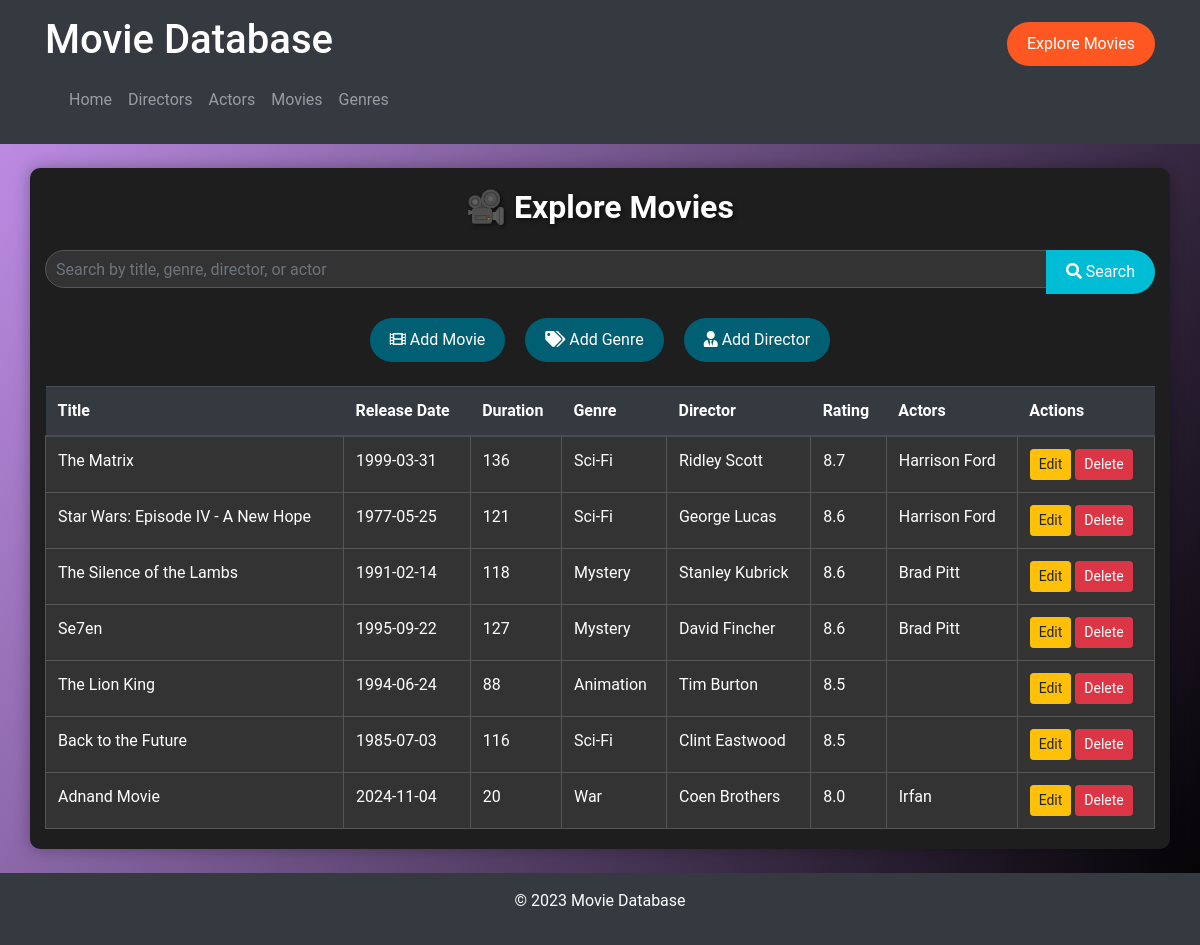
The app's page /movies.php with its own data.
### tables this page shows
CREATE TABLE `movies` (
  `movie_id` int NOT NULL,
  `title` varchar(100) NOT NULL,
  `release_date` date DEFAULT NULL,
  `duration` int DEFAULT NULL,
  `genre_id` int DEFAULT NULL,
  `director_id` int DEFAULT NULL,
  `rating` decimal(3,1) DEFAULT NULL
);

CREATE TABLE `genres` (
  `genre_id` int NOT NULL,
  `genre_name` varchar(50) NOT NULL
);

CREATE TABLE `directors` (
  `director_id` int NOT NULL,
  `name` varchar(100) NOT NULL,
  `birthdate` date DEFAULT NULL
);

### movies.php (the view, shortened to what this page needs)
<?php
require_once 'db.php';
include 'header.php';
if (isset($_GET['search'])) {
    $search = $_GET['search'];
    $search = "%$search%";
    $sql = "SELECT m.movie_id, m.title, m.release_date, m.duration, g.genre_name, d.name as director_name, m.rating, GROUP_CONCAT(a.name SEPARATOR ', ') as actors
            FROM Movies m
            JOIN Genres g ON m.genre_id = g.genre_id
            JOIN Directors d ON m.director_id = d.director_id
            LEFT JOIN MovieActors ma ON m.movie_id = ma.movie_id
            LEFT JOIN Actors a ON ma.actor_id = a.actor_id
            WHERE m.title LIKE ? OR g.genre_name LIKE ? OR d.name LIKE ? OR a.name LIKE ?
            GROUP BY m.movie_id";
    $stmt = $link->prepare($sql);
    $stmt->bind_param("ssss", $search, $search, $search, $search);
    $stmt->execute();
    $result = $stmt->get_result();
    $movies = $result->fetch_all(MYSQLI_ASSOC);
    $stmt->close();
} else {
    $sql = "SELECT m.movie_id, m.title, m.release_date, m.duration, g.genre_name, d.name as director_name, m.rating, GROUP_CONCAT(a.name SEPARATOR ', ') as actors
            FROM Movies m
            JOIN Genres g ON m.genre_id = g.genre_id
            JOIN Directors d ON m.director_id = d.director_id
            LEFT JOIN MovieActors ma ON m.movie_id = ma.movie_id
            LEFT JOIN Actors a ON ma.actor_id = a.actor_id
            GROUP BY m.movie_id";
    $result = $link->query($sql);
    $movies = $result->fetch_all(MYSQLI_ASSOC);
}
?>
<main class="container mt-4">
    <h2 class="text-center mb-4">🎥 Explore Movies</h2>
    <form method="get" action="index.php" class="mb-4">
        <div class="input-group">
            <input type="text" class="form-control" name="search" placeholder="Search by title, genre, director, or actor" value="<?= htmlspecialchars($_GET['search'] ?? '', ENT_QUOTES) ?>">
            <div class="input-group-append">
                <button class="btn btn-primary" type="submit"><i class="fas fa-search"></i> Search</button>
            </div>
        </div>
    </form>
    <div class="add-buttons mb-4">
        <a href="add_movie.php" class="btn btn-primary"><i class="fas fa-film"></i> Add Movie</a>
        <a href="add_genre.php" class="btn btn-secondary"><i class="fas fa-tags"></i> Add Genre</a>
        <a href="add_director.php" class="btn btn-secondary"><i class="fas fa-user-tie"></i> Add Director</a>
    </div>
    <div>
        <div class="table-responsive">
            <table class="table table-striped table-hover">
                <thead class="thead-dark">
                    <tr>
                        <th>Title</th>
                        <th>Release Date</th>
                        <th>Duration</th>
                        <th>Genre</th>
                        <th>Director</th>
                        <th>Rating</th>
                        <th>Actors</th>
                        <th>Actions</th>
                    </tr>
                </thead>
                <tbody>
                    <?php if (!empty($movies)): ?>
                        <?php foreach ($movies as $movie): ?>
                            <tr>
                                <td><?= htmlspecialchars($movie['title'], ENT_QUOTES) ?></td>
                                <td><?= htmlspecialchars($movie['release_date'], ENT_QUOTES) ?></td>
                                <td><?= htmlspecialchars($movie['duration'], ENT_QUOTES) ?></td>
                                <td><?= htmlspecialchars($movie['genre_name'], ENT_QUOTES) ?></td>
                                <td><?= htmlspecialchars($movie['director_name'], ENT_QUOTES) ?></td>
                                <td><?= htmlspecialchars($movie['rating'], ENT_QUOTES) ?></td>
                                <td><?= htmlspecialchars($movie['actors'], ENT_QUOTES) ?></td>
                                <td>
                                    <a href="edit_movie.php?id=<?= $movie['movie_id'] ?>" class="btn btn-warning btn-sm">Edit</a>
                                    <a href="delete_movie.php?id=<?= $movie['movie_id'] ?>" class="btn btn-danger btn-sm" onclick="return confirm('Are you sure you want to delete this movie?');">Delete</a>
                                </td>
                            </tr>
                        <?php endforeach; ?>
                    <?php endif; ?>
                </tbody>
            </table>
        </div>
    </div>
</main>
<?php
include 'footer.php';
?>

### styles.css (style rules this page uses)
body { font-family: 'Roboto', sans-serif; background: #121212; color: #ffffff; margin: 0; padding: 0; }
h2 { color: #00bcd4; text-align: center; font-weight: bold; margin-bottom: 20px; text-shadow: 1px 1px 5px rgba(0, 188, 212, 0.7); }
main { background: #1e1e1e; padding: 20px; border-radius: 10px; box-shadow: 0 0 15px rgba(0, 0, 0, 0.3); }
.input-group .form-control { background: #333; color: #fff; border: 1px solid #555; border-radius: 25px; padding: 10px; }
.input-group .btn { background-color: #00bcd4; color: #fff; border: none; border-radius: 25px; padding: 10px 20px; transition: background-color 0.3s ease; }
.add-buttons .btn { background: #005f73; color: #ffffff; padding: 10px 20px; font-size: 1rem; border: none; border-radius: 25px; transition: background 0.3s ease; }
.table { width: 100%; color: #ffffff; margin-bottom: 0; }
.table th { background: #2b2b2b; color: #00bcd4; }
.table td { background: #333; border: 1px solid #555; }

### movies.php (style rules this page uses)
body { background: linear-gradient(120deg, #c592ee, #000000); font-family: 'Roboto', sans-serif; color: #333; }
h2 { color: #fff; text-shadow: 2px 2px 4px rgba(0, 0, 0, 0.5); }
.btn-primary, .btn-secondary { transition: 0.3s ease; border: none; font-size: 1rem; border-radius: 25px; padding: 10px 20px; }
.btn-primary { background-color: #ff5722; }
.btn-secondary { background-color: #03a9f4; }
.input-group .form-control { border-radius: 25px; }
.input-group .btn { border-radius: 25px; }
.add-buttons { gap: 20px; display: flex; justify-content: center; }

### records on screen
movies: title "The Matrix", release_date "1999-03-31", duration "136", genre.genre_name "Sci-Fi", director.name "Ridley Scott", rating "8.7", actors "Harrison Ford"
movies: title "Star Wars: Episode IV - A New Hope", release_date "1977-05-25", duration "121", genre.genre_name "Sci-Fi", director.name "George Lucas", rating "8.6", actors "Harrison Ford"
movies: title "The Silence of the Lambs", release_date "1991-02-14", duration "118", genre.genre_name "Mystery", director.name "Stanley Kubrick", rating "8.6", actors "Brad Pitt"
movies: title "Se7en", release_date "1995-09-22", duration "127", genre.genre_name "Mystery", director.name "David Fincher", rating "8.6", actors "Brad Pitt"
movies: title "The Lion King", release_date "1994-06-24", duration "88", genre.genre_name "Animation", director.name "Tim Burton", rating "8.5"
movies: title "Back to the Future", release_date "1985-07-03", duration "116", genre.genre_name "Sci-Fi", director.name "Clint Eastwood", rating "8.5"
movies: title "Adnand Movie", release_date "2024-11-04", duration "20", genre.genre_name "War", director.name "Coen Brothers", rating "8.0", actors "Irfan"
